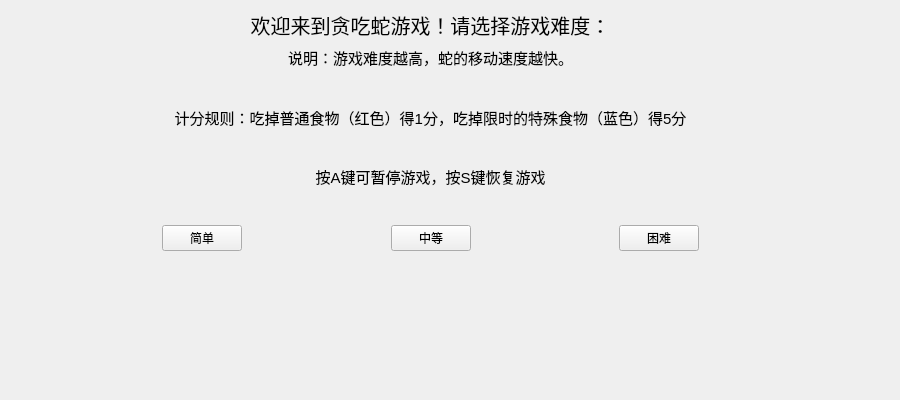
<?xml version="1.0" encoding="UTF-8"?>
<ui version="4.0">
 <class>StartWindow</class>
 <widget class="QMainWindow" name="StartWindow">
  <property name="geometry">
   <rect>
    <x>0</x>
    <y>0</y>
    <width>900</width>
    <height>400</height>
   </rect>
  </property>
  <property name="windowTitle">
   <string>MainWindow</string>
  </property>
  <widget class="QWidget" name="centralwidget">
   <widget class="QWidget" name="layoutWidget">
    <property name="geometry">
     <rect>
      <x>20</x>
      <y>10</y>
      <width>821</width>
      <height>241</height>
     </rect>
    </property>
    <layout class="QVBoxLayout" name="verticalLayout">
     <item>
      <widget class="QLabel" name="startLabel">
       <property name="font">
        <font>
         <pointsize>15</pointsize>
        </font>
       </property>
       <property name="text">
        <string>欢迎来到贪吃蛇游戏！请选择游戏难度：</string>
       </property>
       <property name="alignment">
        <set>Qt::AlignCenter</set>
       </property>
      </widget>
     </item>
     <item>
      <widget class="QLabel" name="label">
       <property name="font">
        <font>
         <pointsize>11</pointsize>
        </font>
       </property>
       <property name="text">
        <string>说明：游戏难度越高，蛇的移动速度越快。</string>
       </property>
       <property name="alignment">
        <set>Qt::AlignCenter</set>
       </property>
      </widget>
     </item>
     <item>
      <spacer name="verticalSpacer">
       <property name="orientation">
        <enum>Qt::Vertical</enum>
       </property>
       <property name="sizeHint" stdset="0">
        <size>
         <width>20</width>
         <height>40</height>
        </size>
       </property>
      </spacer>
     </item>
     <item>
      <widget class="QLabel" name="label_2">
       <property name="font">
        <font>
         <pointsize>11</pointsize>
        </font>
       </property>
       <property name="text">
        <string>计分规则：吃掉普通食物（红色）得1分，吃掉限时的特殊食物（蓝色）得5分</string>
       </property>
       <property name="alignment">
        <set>Qt::AlignCenter</set>
       </property>
      </widget>
     </item>
     <item>
      <spacer name="verticalSpacer_3">
       <property name="orientation">
        <enum>Qt::Vertical</enum>
       </property>
       <property name="sizeHint" stdset="0">
        <size>
         <width>20</width>
         <height>40</height>
        </size>
       </property>
      </spacer>
     </item>
     <item>
      <widget class="QLabel" name="label_3">
       <property name="font">
        <font>
         <pointsize>11</pointsize>
        </font>
       </property>
       <property name="text">
        <string>按A键可暂停游戏，按S键恢复游戏</string>
       </property>
       <property name="alignment">
        <set>Qt::AlignCenter</set>
       </property>
      </widget>
     </item>
     <item>
      <spacer name="verticalSpacer_2">
       <property name="orientation">
        <enum>Qt::Vertical</enum>
       </property>
       <property name="sizeHint" stdset="0">
        <size>
         <width>20</width>
         <height>40</height>
        </size>
       </property>
      </spacer>
     </item>
     <item>
      <layout class="QHBoxLayout" name="horizontalLayout">
       <item>
        <spacer name="horizontalSpacer_3">
         <property name="orientation">
          <enum>Qt::Horizontal</enum>
         </property>
         <property name="sizeHint" stdset="0">
          <size>
           <width>40</width>
           <height>20</height>
          </size>
         </property>
        </spacer>
       </item>
       <item>
        <widget class="QPushButton" name="btnSimple">
         <property name="text">
          <string>简单</string>
         </property>
        </widget>
       </item>
       <item>
        <spacer name="horizontalSpacer">
         <property name="orientation">
          <enum>Qt::Horizontal</enum>
         </property>
         <property name="sizeHint" stdset="0">
          <size>
           <width>40</width>
           <height>20</height>
          </size>
         </property>
        </spacer>
       </item>
       <item>
        <widget class="QPushButton" name="btnModerate">
         <property name="text">
          <string>中等</string>
         </property>
        </widget>
       </item>
       <item>
        <spacer name="horizontalSpacer_2">
         <property name="orientation">
          <enum>Qt::Horizontal</enum>
         </property>
         <property name="sizeHint" stdset="0">
          <size>
           <width>40</width>
           <height>20</height>
          </size>
         </property>
        </spacer>
       </item>
       <item>
        <widget class="QPushButton" name="btnHard">
         <property name="text">
          <string>困难</string>
         </property>
        </widget>
       </item>
       <item>
        <spacer name="horizontalSpacer_4">
         <property name="orientation">
          <enum>Qt::Horizontal</enum>
         </property>
         <property name="sizeHint" stdset="0">
          <size>
           <width>40</width>
           <height>20</height>
          </size>
         </property>
        </spacer>
       </item>
      </layout>
     </item>
    </layout>
   </widget>
  </widget>
 </widget>
 <resources/>
 <connections/>
</ui>
